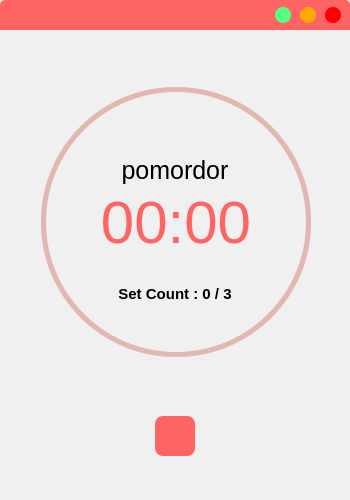
<?xml version="1.0" encoding="UTF-8"?>
<ui version="4.0">
 <class>TimerPage</class>
 <widget class="QWidget" name="TimerPage">
  <property name="geometry">
   <rect>
    <x>0</x>
    <y>0</y>
    <width>350</width>
    <height>500</height>
   </rect>
  </property>
  <property name="sizePolicy">
   <sizepolicy hsizetype="Fixed" vsizetype="Fixed">
    <horstretch>0</horstretch>
    <verstretch>0</verstretch>
   </sizepolicy>
  </property>
  <property name="minimumSize">
   <size>
    <width>350</width>
    <height>500</height>
   </size>
  </property>
  <property name="maximumSize">
   <size>
    <width>350</width>
    <height>500</height>
   </size>
  </property>
  <property name="windowTitle">
   <string>Form</string>
  </property>
  <property name="styleSheet">
   <string notr="true">border-radius:5px;</string>
  </property>
  <layout class="QVBoxLayout" name="verticalLayout">
   <property name="spacing">
    <number>0</number>
   </property>
   <property name="leftMargin">
    <number>0</number>
   </property>
   <property name="topMargin">
    <number>0</number>
   </property>
   <property name="rightMargin">
    <number>0</number>
   </property>
   <property name="bottomMargin">
    <number>0</number>
   </property>
   <item>
    <widget class="TitleBar" name="TitleBarFrame">
     <property name="maximumSize">
      <size>
       <width>16777215</width>
       <height>30</height>
      </size>
     </property>
     <property name="styleSheet">
      <string notr="true">QFrame{
	background-color: rgb(255, 100, 100);
}

QFrame{
	border-bottom-left-radius:0px;
	border-bottom-right-radius:0px;
}</string>
     </property>
     <property name="frameShape">
      <enum>QFrame::NoFrame</enum>
     </property>
     <property name="frameShadow">
      <enum>QFrame::Plain</enum>
     </property>
     <layout class="QHBoxLayout" name="horizontalLayout">
      <property name="spacing">
       <number>0</number>
      </property>
      <property name="leftMargin">
       <number>0</number>
      </property>
      <property name="topMargin">
       <number>0</number>
      </property>
      <property name="rightMargin">
       <number>0</number>
      </property>
      <property name="bottomMargin">
       <number>0</number>
      </property>
      <item>
       <widget class="QPushButton" name="Title_Menu">
        <property name="sizePolicy">
         <sizepolicy hsizetype="Expanding" vsizetype="Expanding">
          <horstretch>0</horstretch>
          <verstretch>0</verstretch>
         </sizepolicy>
        </property>
        <property name="minimumSize">
         <size>
          <width>40</width>
          <height>30</height>
         </size>
        </property>
        <property name="maximumSize">
         <size>
          <width>40</width>
          <height>30</height>
         </size>
        </property>
        <property name="styleSheet">
         <string notr="true">QPushButton{
	border : none;
}
QPushButton:Hover{
	background-color: rgba(255, 0, 0, 120);
}</string>
        </property>
        <property name="text">
         <string/>
        </property>
        <property name="icon">
         <iconset resource="../../assets/files.qrc">
          <normaloff>:/24x24/icons/24x24/cil-menu.png</normaloff>:/24x24/icons/24x24/cil-menu.png</iconset>
        </property>
        <property name="iconSize">
         <size>
          <width>25</width>
          <height>25</height>
         </size>
        </property>
       </widget>
      </item>
      <item>
       <spacer name="Title_HSpacer">
        <property name="orientation">
         <enum>Qt::Horizontal</enum>
        </property>
        <property name="sizeHint" stdset="0">
         <size>
          <width>322</width>
          <height>20</height>
         </size>
        </property>
       </spacer>
      </item>
      <item>
       <widget class="QFrame" name="frame_top">
        <property name="frameShape">
         <enum>QFrame::NoFrame</enum>
        </property>
        <property name="frameShadow">
         <enum>QFrame::Plain</enum>
        </property>
        <property name="lineWidth">
         <number>0</number>
        </property>
        <layout class="QHBoxLayout" name="horizontalLayout_5">
         <property name="spacing">
          <number>9</number>
         </property>
         <property name="leftMargin">
          <number>9</number>
         </property>
         <property name="topMargin">
          <number>0</number>
         </property>
         <property name="rightMargin">
          <number>9</number>
         </property>
         <property name="bottomMargin">
          <number>0</number>
         </property>
         <item>
          <widget class="QPushButton" name="Title_Minimul">
           <property name="sizePolicy">
            <sizepolicy hsizetype="Expanding" vsizetype="Expanding">
             <horstretch>0</horstretch>
             <verstretch>0</verstretch>
            </sizepolicy>
           </property>
           <property name="maximumSize">
            <size>
             <width>16</width>
             <height>16</height>
            </size>
           </property>
           <property name="styleSheet">
            <string notr="true">QPushButton{
	border: none;
	border-radius: 8px;
	background-color:rgb(85,255,127);
}
QPushButton:hover{
	background-color:rgba(85,255,127,150);
}</string>
           </property>
           <property name="text">
            <string/>
           </property>
          </widget>
         </item>
         <item>
          <widget class="QPushButton" name="Title_Maximal">
           <property name="sizePolicy">
            <sizepolicy hsizetype="Expanding" vsizetype="Expanding">
             <horstretch>0</horstretch>
             <verstretch>0</verstretch>
            </sizepolicy>
           </property>
           <property name="maximumSize">
            <size>
             <width>16</width>
             <height>16</height>
            </size>
           </property>
           <property name="styleSheet">
            <string notr="true">QPushButton{
	border: none;
	border-radius: 8px;
	background-color:rgb(255,170,0);
}
QPushButton:hover
{
	background-color:rgba(255,170,0,150);
}</string>
           </property>
           <property name="text">
            <string/>
           </property>
          </widget>
         </item>
         <item>
          <widget class="QPushButton" name="Title_Close">
           <property name="sizePolicy">
            <sizepolicy hsizetype="Expanding" vsizetype="Expanding">
             <horstretch>0</horstretch>
             <verstretch>0</verstretch>
            </sizepolicy>
           </property>
           <property name="maximumSize">
            <size>
             <width>16</width>
             <height>16</height>
            </size>
           </property>
           <property name="styleSheet">
            <string notr="true">QPushButton{
	border: none;
	border-radius: 8px;
	background-color:rgb(255,0,0);
}
QPushButton:hover
{
	background-color:rgba(255,0,0,150);
}</string>
           </property>
           <property name="text">
            <string/>
           </property>
          </widget>
         </item>
        </layout>
       </widget>
      </item>
     </layout>
    </widget>
   </item>
   <item>
    <widget class="QFrame" name="CentralWidget">
     <property name="styleSheet">
      <string notr="true">QFrame{
	background-color: rgb(240, 240, 240);
	border-bottom-left-radius:0px;
	border-bottom-right-radius:0px;
	border-top-left-radius:0px;
	border-top-right-radius:0px;
}</string>
     </property>
     <property name="frameShape">
      <enum>QFrame::NoFrame</enum>
     </property>
     <property name="frameShadow">
      <enum>QFrame::Plain</enum>
     </property>
     <layout class="QVBoxLayout" name="verticalLayout_2">
      <item>
       <widget class="QFrame" name="TimerFrame">
        <property name="frameShape">
         <enum>QFrame::NoFrame</enum>
        </property>
        <property name="frameShadow">
         <enum>QFrame::Plain</enum>
        </property>
        <widget class="QWidget" name="Progress_Front" native="true">
         <property name="geometry">
          <rect>
           <x>32</x>
           <y>48</y>
           <width>270</width>
           <height>270</height>
          </rect>
         </property>
         <property name="sizePolicy">
          <sizepolicy hsizetype="Fixed" vsizetype="Fixed">
           <horstretch>0</horstretch>
           <verstretch>0</verstretch>
          </sizepolicy>
         </property>
         <property name="minimumSize">
          <size>
           <width>270</width>
           <height>270</height>
          </size>
         </property>
         <property name="styleSheet">
          <string notr="true">QWidget{
   border-radius: 135px;
   background-color: qconicalgradient(cx:0.5, cy:0.5, angle:90, stop:1.000 rgba(255, 255, 255, 0), stop:1.000 rgba(227, 183, 177, 255));
}</string>
         </property>
         <widget class="QPushButton" name="TimerButton">
          <property name="geometry">
           <rect>
            <x>5</x>
            <y>5</y>
            <width>260</width>
            <height>260</height>
           </rect>
          </property>
          <property name="sizePolicy">
           <sizepolicy hsizetype="Fixed" vsizetype="Fixed">
            <horstretch>0</horstretch>
            <verstretch>0</verstretch>
           </sizepolicy>
          </property>
          <property name="minimumSize">
           <size>
            <width>190</width>
            <height>190</height>
           </size>
          </property>
          <property name="styleSheet">
           <string notr="true">QPushButton{
	border:none;
	border-radius:130px;
	background-color: rgb(240, 240, 240);
	color :  rgb(255, 100, 100);
	font-size : 60px;
	font-weight : 100;
}
QPushButton:Click{

	border:none

}</string>
          </property>
          <property name="text">
           <string>00:00</string>
          </property>
          <property name="flat">
           <bool>true</bool>
          </property>
         </widget>
        </widget>
        <widget class="QWidget" name="Progress_Back" native="true">
         <property name="geometry">
          <rect>
           <x>32</x>
           <y>48</y>
           <width>270</width>
           <height>270</height>
          </rect>
         </property>
         <property name="sizePolicy">
          <sizepolicy hsizetype="Fixed" vsizetype="Fixed">
           <horstretch>0</horstretch>
           <verstretch>0</verstretch>
          </sizepolicy>
         </property>
         <property name="minimumSize">
          <size>
           <width>270</width>
           <height>270</height>
          </size>
         </property>
         <property name="styleSheet">
          <string notr="true">QWidget{
   border-radius: 134px;
   background-color: qconicalgradient(cx:0.5, cy:0.5, angle:90, stop:0.0 rgba(255, 255, 255, 0), stop:0.0 rgba(217, 10, 20, 30));
}</string>
         </property>
        </widget>
        <widget class="QLabel" name="TimerStateLabel">
         <property name="geometry">
          <rect>
           <x>0</x>
           <y>110</y>
           <width>332</width>
           <height>42</height>
          </rect>
         </property>
         <property name="minimumSize">
          <size>
           <width>332</width>
           <height>42</height>
          </size>
         </property>
         <property name="styleSheet">
          <string notr="true">QLabel{
	font-size : 25px;
	background-color : none;
}</string>
         </property>
         <property name="text">
          <string>pomordor</string>
         </property>
         <property name="alignment">
          <set>Qt::AlignCenter</set>
         </property>
        </widget>
        <widget class="QLabel" name="SetCountLabel">
         <property name="geometry">
          <rect>
           <x>0</x>
           <y>240</y>
           <width>332</width>
           <height>30</height>
          </rect>
         </property>
         <property name="minimumSize">
          <size>
           <width>332</width>
           <height>30</height>
          </size>
         </property>
         <property name="styleSheet">
          <string notr="true">QLabel{
	font-size : 15px;
  font-weight : 500;
	background-color : none;
}</string>
         </property>
         <property name="text">
          <string>Set Count : 0 / 3</string>
         </property>
         <property name="alignment">
          <set>Qt::AlignCenter</set>
         </property>
        </widget>
        <zorder>Progress_Back</zorder>
        <zorder>Progress_Front</zorder>
        <zorder>SetCountLabel</zorder>
        <zorder>TimerStateLabel</zorder>
       </widget>
      </item>
      <item>
       <widget class="QFrame" name="ButtonFrame">
        <property name="maximumSize">
         <size>
          <width>16777215</width>
          <height>50</height>
         </size>
        </property>
        <property name="frameShape">
         <enum>QFrame::NoFrame</enum>
        </property>
        <property name="frameShadow">
         <enum>QFrame::Plain</enum>
        </property>
        <layout class="QHBoxLayout" name="horizontalLayout_3">
         <property name="spacing">
          <number>20</number>
         </property>
         <property name="leftMargin">
          <number>0</number>
         </property>
         <property name="topMargin">
          <number>0</number>
         </property>
         <property name="rightMargin">
          <number>0</number>
         </property>
         <property name="bottomMargin">
          <number>0</number>
         </property>
         <item>
          <spacer name="Play_HLSpacer">
           <property name="orientation">
            <enum>Qt::Horizontal</enum>
           </property>
           <property name="sizeHint" stdset="0">
            <size>
             <width>131</width>
             <height>20</height>
            </size>
           </property>
          </spacer>
         </item>
         <item>
          <widget class="QPushButton" name="PlayButton">
           <property name="sizePolicy">
            <sizepolicy hsizetype="Fixed" vsizetype="Fixed">
             <horstretch>0</horstretch>
             <verstretch>0</verstretch>
            </sizepolicy>
           </property>
           <property name="minimumSize">
            <size>
             <width>40</width>
             <height>40</height>
            </size>
           </property>
           <property name="maximumSize">
            <size>
             <width>40</width>
             <height>40</height>
            </size>
           </property>
           <property name="styleSheet">
            <string notr="true">QPushButton{
	Border:none;
	border-radius:8px;
	background-color: rgb(255, 100, 100);
}
QPushButton:Hover{
	background-color: rgba(255, 135, 135, 200);
}</string>
           </property>
           <property name="text">
            <string/>
           </property>
           <property name="icon">
            <iconset resource="../../assets/files.qrc">
             <normaloff>:/20x20/icons/20x20/cil-media-play.png</normaloff>:/20x20/icons/20x20/cil-media-play.png</iconset>
           </property>
           <property name="iconSize">
            <size>
             <width>20</width>
             <height>20</height>
            </size>
           </property>
          </widget>
         </item>
         <item>
          <spacer name="Play_HRSpacer">
           <property name="orientation">
            <enum>Qt::Horizontal</enum>
           </property>
           <property name="sizeHint" stdset="0">
            <size>
             <width>131</width>
             <height>20</height>
            </size>
           </property>
          </spacer>
         </item>
        </layout>
       </widget>
      </item>
     </layout>
    </widget>
   </item>
   <item>
    <widget class="QFrame" name="Empty">
     <property name="maximumSize">
      <size>
       <width>16777215</width>
       <height>30</height>
      </size>
     </property>
     <property name="styleSheet">
      <string notr="true">QFrame{
	background-color: rgb(240, 240, 240);
	border-top-left-radius:0px;
	border-top-right-radius:0px;
}</string>
     </property>
     <property name="frameShape">
      <enum>QFrame::NoFrame</enum>
     </property>
     <property name="frameShadow">
      <enum>QFrame::Plain</enum>
     </property>
    </widget>
   </item>
  </layout>
 </widget>
 <customwidgets>
  <customwidget>
   <class>TitleBar</class>
   <extends>QFrame</extends>
   <header>TimerPage/TitleBar.h</header>
   <container>1</container>
  </customwidget>
 </customwidgets>
 <resources>
  <include location="../../assets/files.qrc"/>
 </resources>
 <connections/>
</ui>
